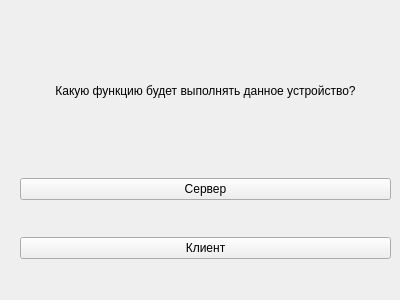
<?xml version="1.0" encoding="UTF-8"?>
<ui version="4.0">
 <class>Form</class>
 <widget class="QWidget" name="Form">
  <property name="geometry">
   <rect>
    <x>0</x>
    <y>0</y>
    <width>400</width>
    <height>300</height>
   </rect>
  </property>
  <property name="windowTitle">
   <string>Form</string>
  </property>
  <widget class="QWidget" name="verticalLayoutWidget">
   <property name="geometry">
    <rect>
     <x>20</x>
     <y>10</y>
     <width>371</width>
     <height>281</height>
    </rect>
   </property>
   <layout class="QVBoxLayout" name="verticalLayout">
    <item>
     <widget class="QLabel" name="label">
      <property name="enabled">
       <bool>true</bool>
      </property>
      <property name="minimumSize">
       <size>
        <width>369</width>
        <height>50</height>
       </size>
      </property>
      <property name="maximumSize">
       <size>
        <width>16777215</width>
        <height>100</height>
       </size>
      </property>
      <property name="text">
       <string>Какую функцию будет выполнять данное устройство?</string>
      </property>
      <property name="scaledContents">
       <bool>false</bool>
      </property>
      <property name="alignment">
       <set>Qt::AlignCenter</set>
      </property>
      <property name="wordWrap">
       <bool>true</bool>
      </property>
     </widget>
    </item>
    <item>
     <widget class="QPushButton" name="pushButton_server">
      <property name="text">
       <string>Сервер</string>
      </property>
     </widget>
    </item>
    <item>
     <widget class="QPushButton" name="pushButton_client">
      <property name="text">
       <string>Клиент</string>
      </property>
     </widget>
    </item>
   </layout>
  </widget>
 </widget>
 <resources/>
 <connections/>
</ui>
